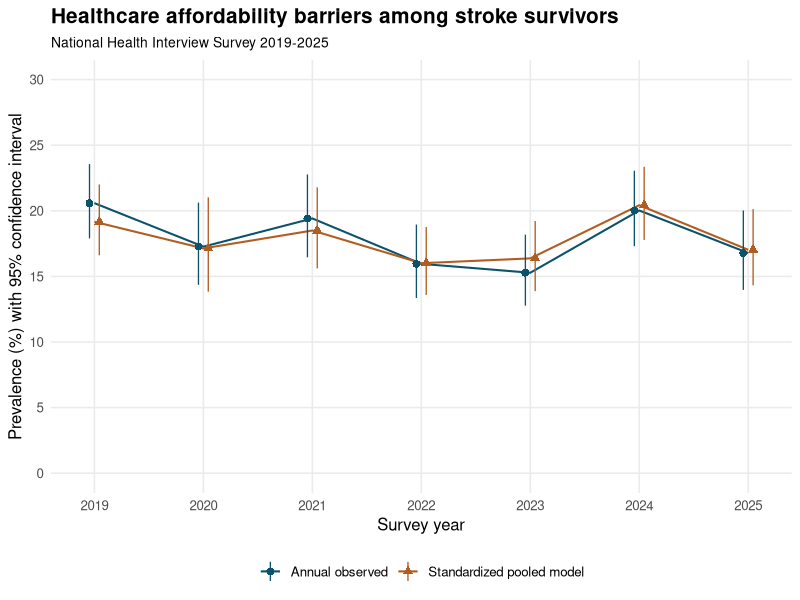
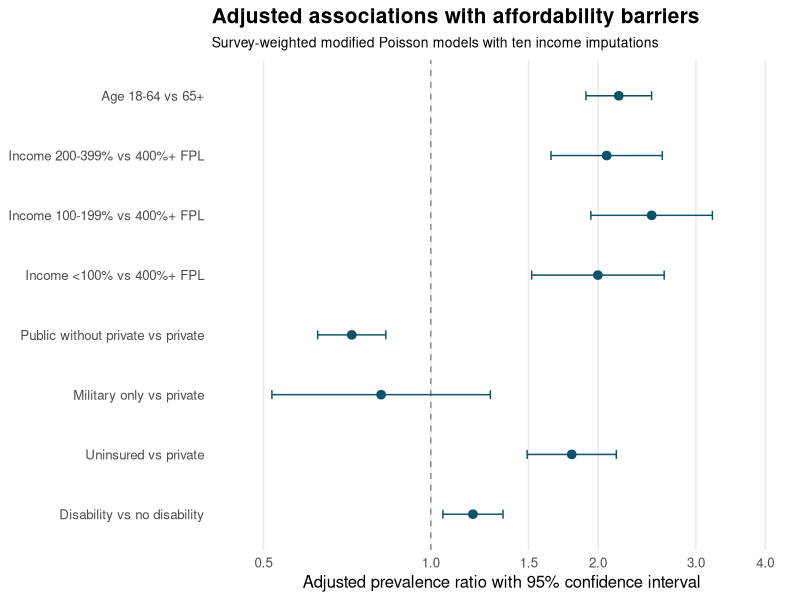
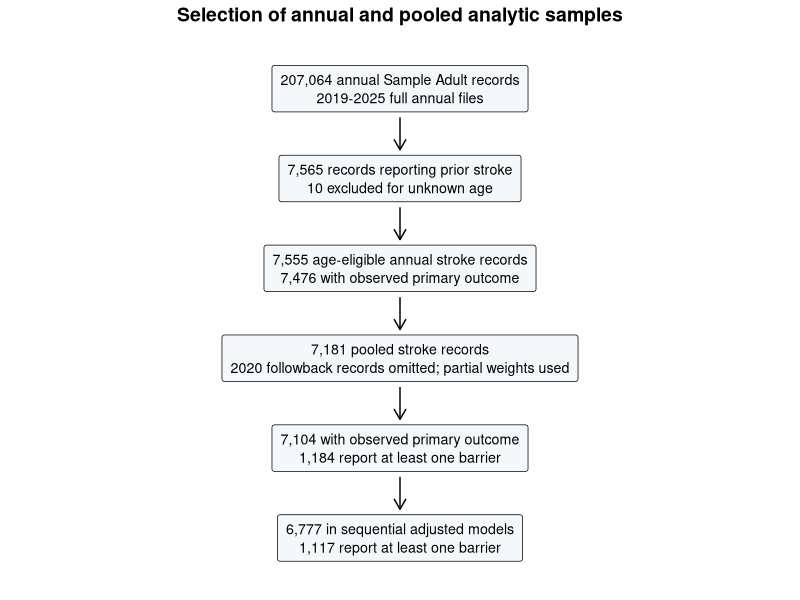

Here is the R script that generated these plots, in order:
suppressPackageStartupMessages({library(data.table);library(ggplot2)})
dir.create("manuscript/figures",recursive=TRUE,showWarnings=FALSE)
theme_set(theme_minimal(base_size=12)+theme(panel.grid.minor=element_blank(),plot.title=element_text(face="bold",size=15),plot.subtitle=element_text(size=10),legend.position="bottom"))
annual<-fread("outputs/annual_prevalence.csv")[outcome=="any_barrier" & group=="All survivors"]
adj<-fread("outputs/full/adjusted_annual_prevalence.csv")
a<-rbindlist(list(annual[,.(year,estimate,lower,upper,series="Annual observed")],adj[,.(year,estimate,lower,upper,series="Standardized pooled model")]))
p<-ggplot(a,aes(year,100*estimate,color=series,shape=series,group=series))+geom_line(linewidth=.7)+geom_pointrange(aes(ymin=100*lower,ymax=100*upper),position=position_dodge(width=.18),linewidth=.45)+scale_x_continuous(breaks=2019:2025)+scale_y_continuous(limits=c(0,30),breaks=seq(0,30,5))+scale_color_manual(values=c("Annual observed"="#0b526b","Standardized pooled model"="#b15c21"))+labs(title="Healthcare affordability barriers among stroke survivors",subtitle="National Health Interview Survey 2019-2025",x="Survey year",y="Prevalence (%) with 95% confidence interval",color=NULL,shape=NULL)
ggsave("manuscript/figures/figure1_annual_prevalence.png",p,width=8,height=5,dpi=320,bg="white")
co<-fread("outputs/full/model_coefficients.csv")
want<-data.table(model=c("Age_M3",rep("M3",7)),term=c("young18-64","income_group200-399%","income_group100-199%","income_group<100%","insurancePublic without private","insuranceMilitary only","insuranceUninsured","disabilityWith disability"),label=c("Age 18-64 vs 65+","Income 200-399% vs 400%+ FPL","Income 100-199% vs 400%+ FPL","Income <100% vs 400%+ FPL","Public without private vs private","Military only vs private","Uninsured vs private","Disability vs no disability"),order=1:8)
f<-merge(want,co,by=c("model","term"));f[,label:=factor(label,levels=rev(want$label))]
p<-ggplot(f,aes(PR,label))+geom_vline(xintercept=1,linetype=2,color="gray55")+geom_errorbar(aes(xmin=lower,xmax=upper),orientation="y",width=.15,color="#0b526b")+geom_point(size=2.6,color="#0b526b")+scale_x_log10(breaks=c(.5,1,1.5,2,3,4),limits=c(.45,4))+labs(title="Adjusted associations with affordability barriers",subtitle="Survey-weighted modified Poisson models with ten income imputations",x="Adjusted prevalence ratio with 95% confidence interval",y=NULL)+theme(panel.grid.major.y=element_blank())
ggsave("manuscript/figures/figure2_adjusted_associations.png",p,width=9,height=5.4,dpi=320,bg="white")
# Simple flow figure keeps annual and pooled populations visibly distinct.
nodes<-data.table(x=c(0,0,0,0,0,0),y=c(6,5,4,3,2,1),label=c("207,064 annual Sample Adult records\n2019-2025 full annual files","7,565 records reporting prior stroke\n10 excluded for unknown age","7,555 age-eligible annual stroke records\n7,476 with observed primary outcome","7,181 pooled stroke records\n2020 followback records omitted; partial weights used","7,104 with observed primary outcome\n1,184 report at least one barrier","6,777 in sequential adjusted models\n1,117 report at least one barrier"))
p<-ggplot(nodes,aes(x,y))+geom_label(aes(label=label),size=3.6,lineheight=1.08,fill="#f5f8fa",linewidth=.3,label.padding=grid::unit(.5,"lines"))+annotate("segment",x=0,xend=0,y=c(5.68,4.68,3.68,2.68,1.68),yend=c(5.32,4.32,3.32,2.32,1.32),arrow=grid::arrow(length=grid::unit(.12,"inches")))+coord_cartesian(xlim=c(-1,1),ylim=c(.6,6.4),clip="off")+theme_void()+labs(title="Selection of annual and pooled analytic samples")+theme(plot.title=element_text(hjust=.5,face="bold",size=14))
ggsave("manuscript/figures/figureS1_cohort_flow.png",p,width=7,height=8.4,dpi=250,bg="white")
